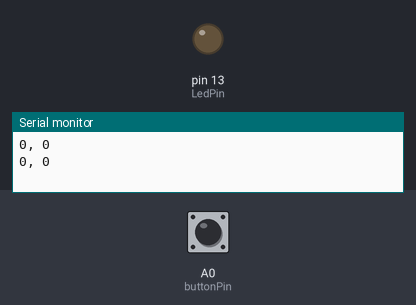
The program below on a simulated Teensy 3. On the bench: output pins drawn as LEDs (lit = HIGH), the last lines printed to the serial monitor. The test bench sets the inputs (shaded band); at power-on: A0 (buttonPin) HIGH.

Above: at 1.2 s.
1.3 s: A0 (buttonPin) pulled LOW for 0.15 s
At 2.0 s:
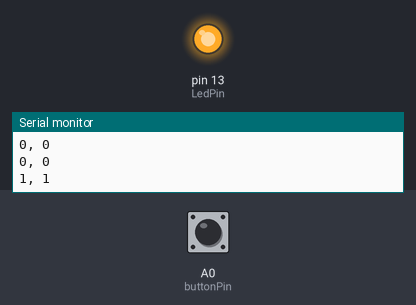
2.9 s: A0 (buttonPin) pulled LOW for 1 s
At 3.2 s:
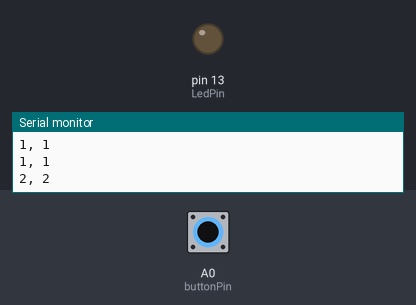
5.4 s: A0 (buttonPin) pulled LOW for 3.2 s
At 6.3 s:
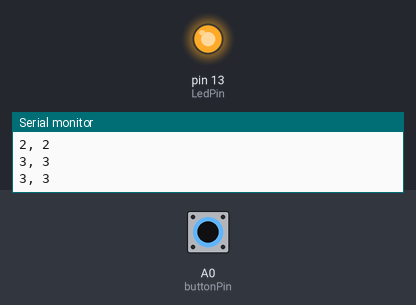
Timing chart, 0 to 8.4 s (numbered marks = the images above; inputs shaded):
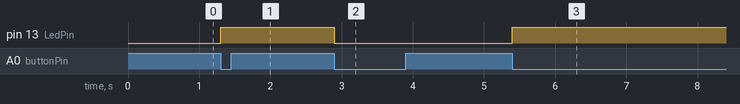

Measured:
- after the input at 1.3 s, pin 13 (LedPin): LOW → HIGH at once
- after the input at 2.9 s, pin 13 (LedPin): HIGH → LOW at once
- after the input at 5.4 s, pin 13 (LedPin): LOW → HIGH at once

The program:

main.cpp
```cpp
#include <Arduino.h>

#define buttonPin 14
#define LedPin 13
#define PRESS_UPDATE 500

boolean ButtonPressed = false ;
volatile boolean ledstate= false ;
volatile uint32_t pressCounter = 0;
volatile uint32_t errorPressCounter = 0;
const volatile uint8_t DEBOUNCE_DELAY_MS = 150;

void ISR_button();

void setup() {
    Serial.begin(115200);
    pinMode(LedPin, OUTPUT) ;
    attachInterrupt(buttonPin,ISR_button,FALLING) ;
}

void loop() {
  static uint32_t previousTime_ms = 0;
  uint32_t currentTime_ms = millis();
  digitalWrite(LedPin,ledstate);

  if ((currentTime_ms - previousTime_ms)> PRESS_UPDATE  )
  {
    Serial.print(pressCounter);
    Serial.print(", ");
    Serial.println(errorPressCounter );
    previousTime_ms = currentTime_ms;

  }
}

void ISR_button(){
  //
  static uint32_t previousTimeButtonPress_ms =0;
  uint32_t currentTimeButtonPress_ms=millis();
  if ((currentTimeButtonPress_ms - previousTimeButtonPress_ms)>= DEBOUNCE_DELAY_MS)
  {
    ledstate  = !ledstate;
    pressCounter++;
    previousTimeButtonPress_ms = currentTimeButtonPress_ms ;
  }
  errorPressCounter++;
  //ButtonPressed = !ButtonPressed;

}
```
